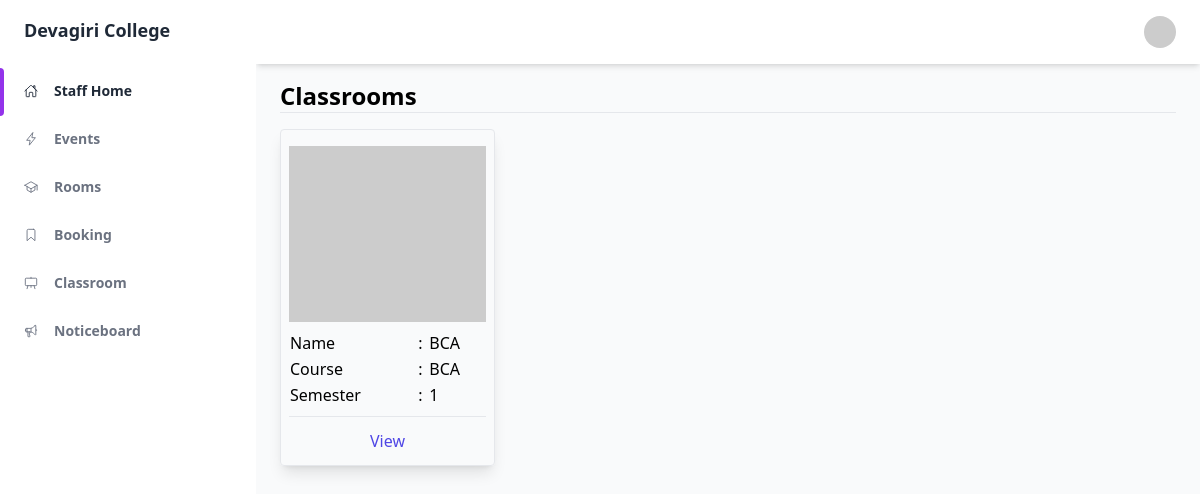
Screenshot of /administrator/classroom/ (signed in) with the database file from the repository.
### administrator/models.py (models this page shows, shortened)
class ClassRoom(models.Model):
    SEMESTERS = (
        (1, '1'),
        (2, '2'),
        (3, '3'),
        (4, '4'),
        (5, '5'),
        (6, '6'),
        (7, '7'),
        (8, '8'),
    )
    id = models.AutoField(primary_key=True)
    name = models.CharField(max_length=100, unique=True)
    course = models.ForeignKey(to=Course, on_delete=models.CASCADE)
    semester = models.IntegerField(choices=SEMESTERS)
    created_on = models.DateTimeField(auto_now_add=True)
    updated_on = models.DateTimeField(auto_now=True)
    image = models.ImageField(upload_to='classroom_images', blank=True, null=True)

class Course(models.Model):
    LEVELS = (
        ('UG', 'UG'),
        ('PG', 'PG'),
    )
    SEMESTERS = (
        (6, '6'),
        (8, '8'),
    )
    id = models.AutoField(primary_key=True)
    name = models.CharField(max_length=50, unique=True)
    department = models.ForeignKey(to=Department,on_delete=models.CASCADE)
    level = models.CharField(max_length=25, choices=LEVELS)
    semesters = models.SmallIntegerField(choices=SEMESTERS)

### administrator/views.py (the view)
# urls.py: path('classroom/', ClassRoomListView.as_view(), name='classroom_list'),
class ClassRoomListView(LoginRequiredMixin, UserPassesTestMixin, ListView):
    model = ClassRoom
    template_name = "administrator/classroom/list.html"
    def get_queryset(self):
        if self.request.user.admin:
            return ClassRoom.objects.all()
        elif self.request.user.staff:
            return ClassRoom.objects.filter(classroomteachers__teacher_id = self.request.user.id)
    def test_func(self):
        return self.request.user.staff

### administrator/templates/administrator/classroom/list.html (shortened to what this page needs)
{% extends 'master.html' %}
{% block content %}
<h1 class="font-bold text-2xl">Classrooms</h1>
<hr />
<div class="container mt-4">
    {% if object_list %}
    <div class="grid grid-cols-4 gap-3">
        {% for i in object_list %}
        <div class="shadow-lg border rounded p-2 hover:shadow-xl transition">
            <div class="mt-2">
                <div>
                    {% if i.image %}
                    <img src="{{ i.image.url }}" class="w-full h-44" alt="Image failed to load" />
                    {% else %}
                    <img src="https://dummyimage.com/200x200.jpg?text={{ i.name }}" alt="Image failed to load" class="w-full h-44" />
                    {% endif %}
                    </div>
                <div class="py-2">
                    <table class="w-full">
                        <tr>
                            <td>Name</td>
                            <td>:</td>
                            <td>{{ i.name }}</td>
                        </tr>
                        <tr>
                            <td>Course</td>
                            <td>:</td>
                            <td>{{ i.course.name }}</td>
                        </tr>
                        <tr>
                            <td>Semester</td>
                            <td>:</td>
                            <td>{{ i.semester }}</td>
                        </tr>
                    </table>
                </div>
            </div>
            <hr>
            <div class="mt-2 flex justify-center">
                <a href="{% url 'classroom_home' i.id %}" class="text-indigo-600 p-1 px-2 mx-2 hover:bg-indigo-600 hover:text-white transition rounded">
                    View
                </a>
            </div>
        </div>
        {% endfor %}
    </div>
    {% else %}
        <div class="px-2 py-4 bg-gray-100 rounded">
            Please add a classroom first.
        </div>
    {% endif %}
</div>
{% endblock content %}

### rows the page displays
ClassRoom: name "BCA", course.name "BCA", semester "1"
